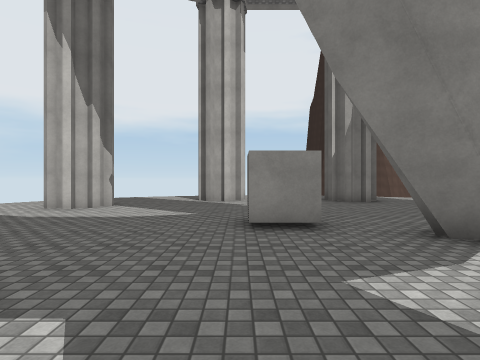
View 1 (above)

17 first-person views from a walk through a scene from a Unity 3-D project. The camera is 1.4 m above the floor, looks level and sees 80° across. The floor is counted in squares, 1.67 m on a side. Each view is taken from the middle of a square. On the plan, view 1 faces up. The plan holds only what a view shows up to about 11 squares ahead; the rest is blank. The place goes on beyond the plan. The player character is not drawn. Some animated figures are left out. Some surface patterns are stand-ins.

View 2
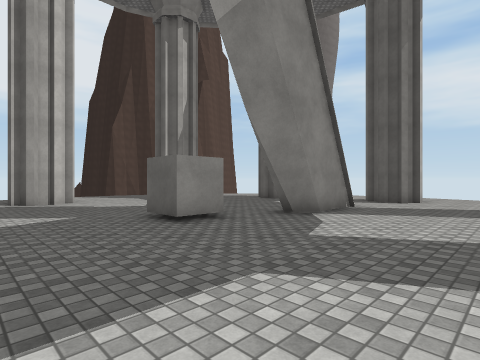

View 3
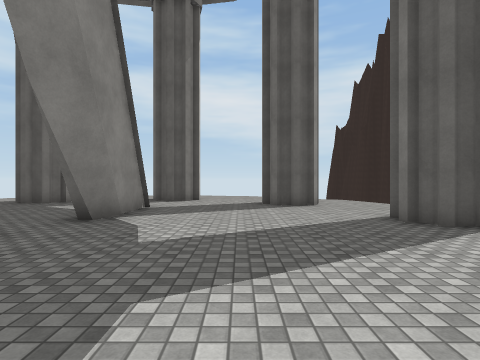

View 4
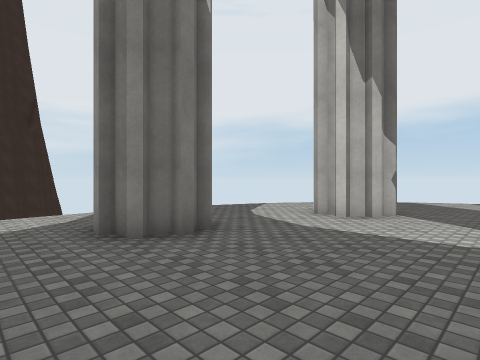

View 5
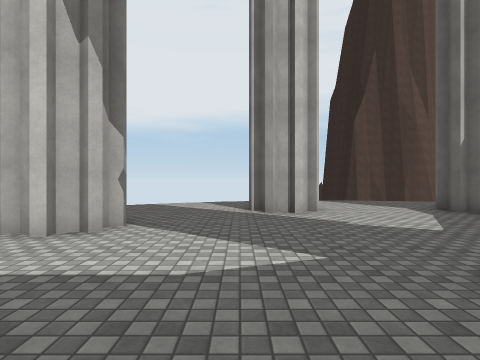

View 6
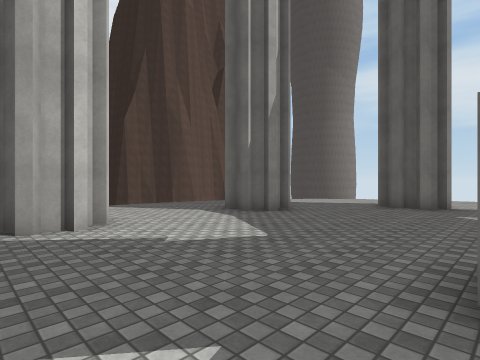

View 7
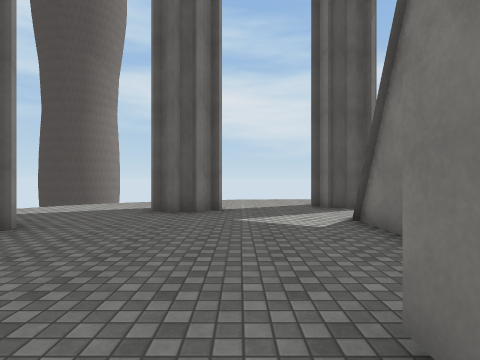

View 8
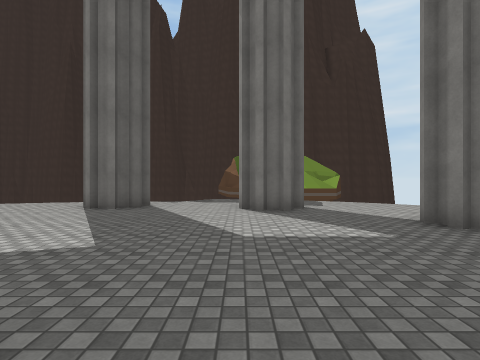

View 9
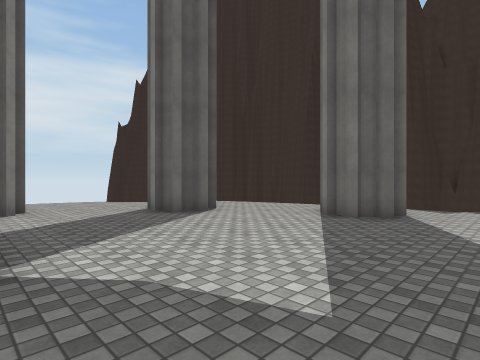

View 10
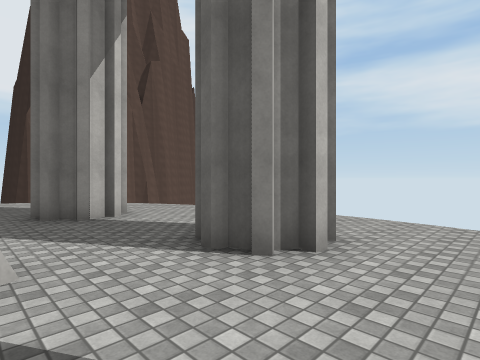

View 11
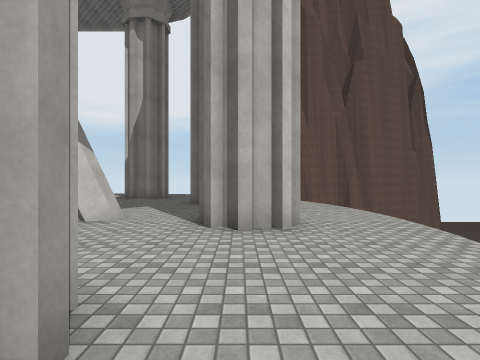

View 12
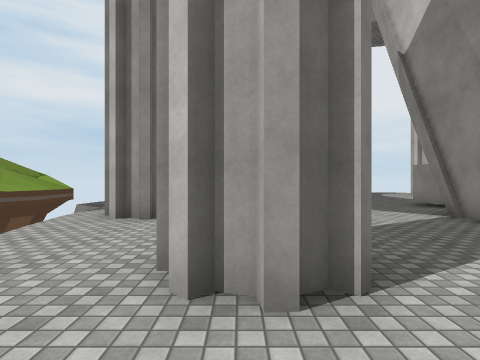

View 13
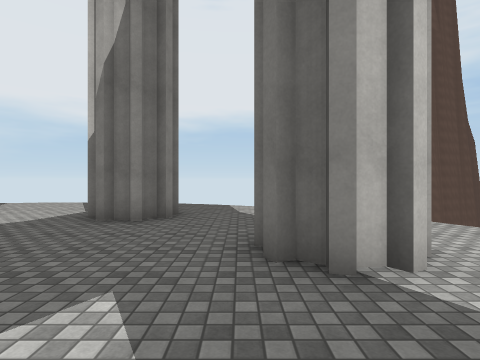

View 14
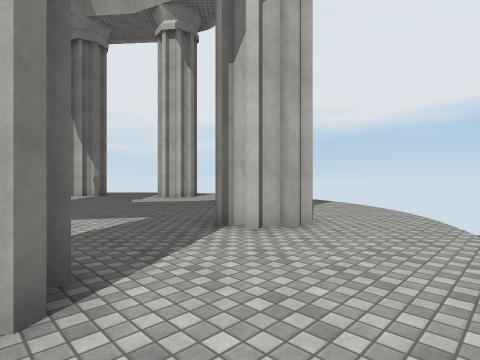

View 15
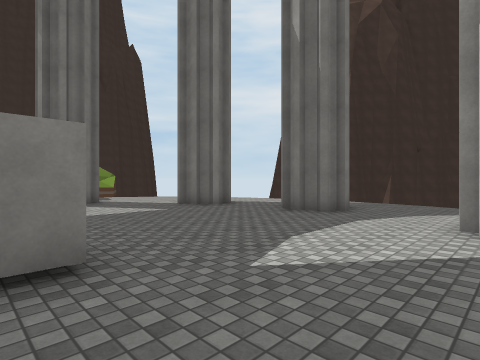

View 16
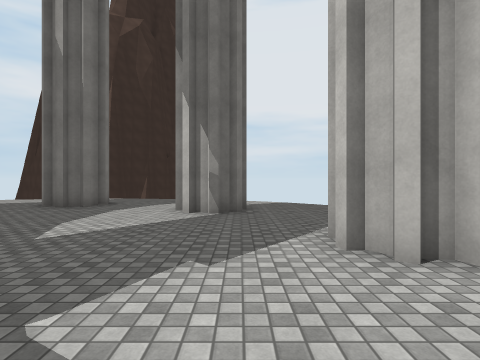

View 17
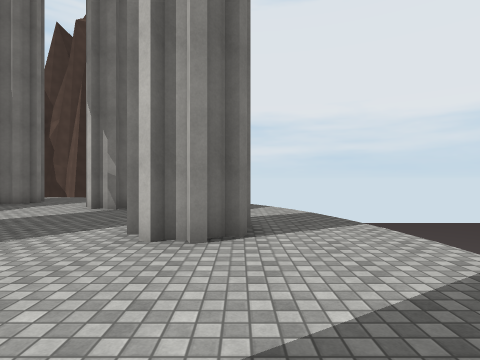

### Floor plan
Key: @ floor where view 1 was taken; # wall or solid block; . floor; = window, fence, low wall or low ledge; v drop or lower ground.
Columns run from 10 left of view 1 to 15 right of it. Each row starts with its distance up from view 1.
 16          vvvv
 15       vv........v
 14      v............v
 13     .....##........v
 12    ......##...##....v
 11   v...........##.....v
 10  v.. #................
  9  v..##............##..v
  8  .................##..v
  7 v......................
  6 v.........##...........
  5 v..##.....##...........
  4 v..##........####..##..===
  3 v..................##..
  2   .....................
  1     ##................
  0      #....@......##...
 -1      ............##..
 -2     ....#...........
 -3     ....##..##.....
 -4     .... ....#....
 -5      v.  .....vv
 -6           .v
 -7           v

Positions as (right, up) in squares from view 1, and headings:
1: (0, 0), facing up
2: (-3, 0), facing up-right
3: (-3, 1), facing right
4: (-2, 2), facing up-left
5: (-2, 4), facing up
6: (-2, 6), facing up-right
7: (0, 7), facing right
8: (-1, 6), facing down
9: (0, 4), facing down-right
10: (6, 1), facing up-right
11: (9, -2), facing up
12: (10, -1), facing left
13: (7, 5), facing up
14: (12, 4), facing up-left
15: (1, 9), facing down-left
16: (3, 10), facing left
17: (4, 13), facing left
